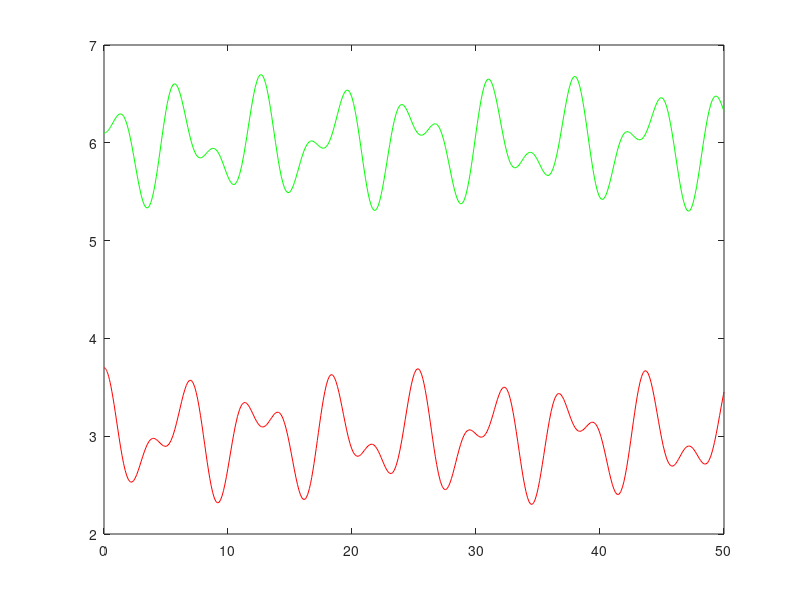

MATLAB code for this plot: (Note: this script raises an error after producing the figure.)
function harmonisch_zweimassenschwinger_2
    X0 = [3.7;6.1;0;0]; 
    tspan = [0,50];
    [t,X] = ode45(@RechteSeite, tspan, X0);
    
    x1 = X(:,1);
    x2 = X(:,2);
    figure(1);
    plot(t, x1, "r", t, x2, "g");
    
    h1 = figure(2);
    
    rect_len = 1;
    
    limx = [min(cat(1,x1,x2))-rect_len * 2 max(cat(1,x1,x2))+rect_len * 2];
    
    
    for r = 1:size(t)
        if(not(ishandle(h1)))
            return
        end
        ax = h1.CurrentAxes;
        cla(ax);
        rectangle(ax, "Position", [x1(r)-rect_len/2, -rect_len/2, rect_len, rect_len])
        rectangle(ax, "Position", [x2(r)-rect_len/2, -rect_len/2, rect_len, rect_len])
        ax = h1.CurrentAxes;
        ax.XLim = limx;
        range = ax.XLim(2) - ax.XLim(1);
        ax.YLim = [-range/2 range/2];
        pause(0.1)
    end
    
end

function dX = RechteSeite(t,X)
    k1 = 1;
    k2 = 1;
    k3 = 1;
    m1 = 1;
    m2 = 1;
    u1 = 3;
    u2 = 6;
    my = 0;
    
    A = [0,           0,            1,   0;
         0,           0,            0,   1;
         (-k1-k2)/m1, k2/m1,       -my,  0;
         k2/m2,       (-k2-k3)/m2,  0,  -my];
    b = [0; 0; (k1*u1+k2*u1-k2*u2)/m1; (k2*u2-k2*u1+k3*u2)/m2];
    dX = A*X + b;
end